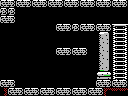

This game map was drawn from its Tiled (.tmx) file and the tilesets committed beside it. A one-line description and the full map source follow:
An orthogonal 16x12 tile map with 8x8 px tiles, 1 tile layer (Tile Layer 1) and 8 objects (2x item, 2x pushable-block, breakable-down, breakable-up, door-down, ...).

<map version="1.0" orientation="orthogonal" renderorder="right-down" width="16" height="12" tilewidth="8" tileheight="8" nextobjectid="15">
 <properties>
  <property name="left" value="hole" />
  <property name="right" value="hole" />
 </properties>
 <tileset firstgid="1" name="tiles" tilewidth="8" tileheight="8" tilecount="256" columns="16">
  <image source="tiles.png" width="128" height="128" />
 </tileset>
 <layer name="Tile Layer 1" width="16" height="12">
  <data encoding="csv">
103,104,103,104,103,104,103,104,103,104,103,104,103,104,103,104,
165,165,1,1,1,1,1,1,1,1,1,1,1,1,1,1,
103,104,1,1,1,1,1,1,1,1,1,1,1,1,1,1,
1,1,1,1,1,1,1,103,104,165,103,104,103,104,169,137,
1,1,1,1,1,1,1,1,1,1,1,1,196,197,249,168,
1,1,1,1,1,1,1,1,1,1,1,1,212,213,249,168,
1,1,1,1,1,1,1,103,104,103,104,1,212,213,249,168,
1,1,1,1,1,1,1,1,1,1,1,1,212,213,249,168,
1,1,1,1,1,1,1,1,1,1,1,1,228,229,249,168,
1,1,1,1,1,1,1,1,1,1,1,1,244,245,249,168,
103,104,1,1,1,1,1,1,1,1,1,1,103,104,103,104,
251,103,104,103,104,103,104,103,104,103,104,103,104,126,254,254
</data>
 </layer>
 <objectgroup name="objects">
  <object id="5" type="breakable-down" x="48" y="88" width="32" height="8" />
  <object id="6" type="breakable-up" x="48" y="0" width="32" height="8" />
  <object id="7" type="door-down" x="48" y="88" width="32" height="8" />
  <object id="8" type="door-up" x="48" y="0" width="32" height="8" />
  <object id="9" type="item" x="96" y="8" width="16" height="16" />
  <object id="10" type="item" x="64" y="8" width="16" height="16" />
  <object id="13" type="pushable-block" x="64" y="32" width="16" height="16" />
  <object id="14" type="pushable-block" x="24" y="72" width="16" height="16" />
 </objectgroup>
</map>
